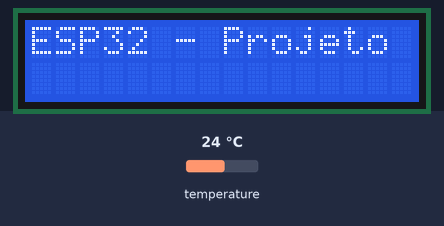
Recording of a sketch running on a simulated ESP32. Parts: 16×2 character LCD. Inputs (shaded band) come from the test bench; at power-on: temperature 24 °C. WiFi joins after 1.5 s; servers stay silent unless stated; no MQTT or app messages arrive unless stated; what the sketch prints to the serial monitor is not drawn.

Above: at 1.6 s.
At 5.0 s:
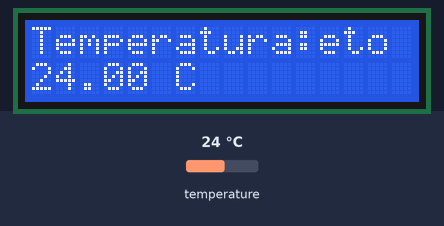
5.1 s: temperature set to 12 °C
At 6.5 s:
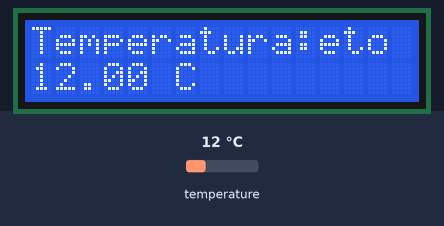
7.4 s: temperature set to 19 °C
At 8.2 s:
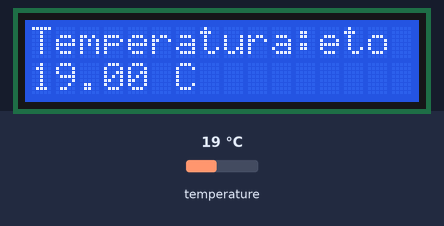
9.0 s: temperature set to 28 °C
At 9.9 s:
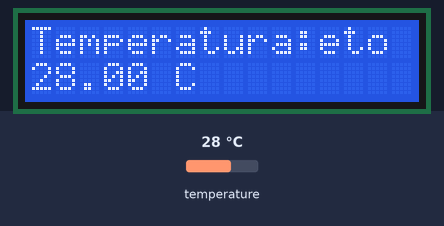
Timing chart, 0 to 12.0 s (numbered marks = the images above; inputs shaded):
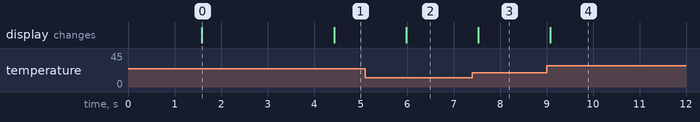

The sketch:

tempMonMQTT.ino
```cpp
#include <OneWire.h>
#include <DallasTemperature.h>
#include <Wire.h>
#include <LiquidCrystal_I2C.h>
#include <WiFi.h>
#include <PubSubClient.h>

// Definições de pinos
#define ONE_WIRE_BUS 4

// Configuração do OneWire e DS18B20
OneWire oneWire(ONE_WIRE_BUS);
DallasTemperature sensors(&oneWire);

// Configuração da Tela LCD I2C
LiquidCrystal_I2C lcd(0x27, 16, 2);

// Variável para armazenar a temperatura
float temperature = 0.0;

// Definições de Wi-Fi
const char* ssid = "julio"; // Substitua pelo nome da sua rede Wi-Fi
const char* password = "#Julio310705"; // Substitua pela senha da sua rede Wi-Fi

// Endereço do Broker MQTT
const char* mqtt_server = "mqtt.eclipseprojects.io";

// Tópico MQTT
const char* mqtt_topic = "topico/temperatura";

// Cliente Wi-Fi e MQTT
WiFiClient espClient;
PubSubClient client(espClient);

// Variáveis de tempo para controlar os intervalos de atualização
unsigned long previousMillisLCD = 0;
unsigned long previousMillisMQTT = 0;
const long intervalLCD = 1000;  // Intervalo de atualização do LCD (1 segundo)
const long intervalMQTT = 5000;  // Intervalo de publicação no MQTT (5 segundos)

void setup_wifi() {
  delay(10);
  Serial.println();
  Serial.print("Conectando-se a ");
  Serial.println(ssid);

  WiFi.begin(ssid, password);

  while (WiFi.status() != WL_CONNECTED) {
    delay(500);
    Serial.print(".");
  }

  Serial.println("");
  Serial.println("WiFi conectado");
  Serial.println("Endereço IP: ");
  Serial.println(WiFi.localIP());
}

void reconnect() {
  // Loop até conseguir se conectar ao broker MQTT
  while (!client.connected()) {
    Serial.print("Tentando conexão MQTT...");
    if (client.connect("ESP32Client")) {
      Serial.println("Conectado");
    } else {
      Serial.print("falhou, rc=");
      Serial.print(client.state());
      Serial.println(" tentando novamente em 5 segundos");
      delay(5000);
    }
  }
}

void setup() {
  Serial.begin(115200);
  setup_wifi();
  client.setServer(mqtt_server, 1883);

  // Inicializando a tela LCD
  lcd.init();
  lcd.backlight();
  lcd.print("ESP32 - Projeto");
  delay(2000); // Atraso para exibir a mensagem inicial

  // Inicializando o sensor DS18B20
  sensors.begin();
}

void loop() {
  unsigned long currentMillis = millis();

  if (!client.connected()) {
    reconnect();
  }
  client.loop();

  // Solicita a temperatura do sensor
  sensors.requestTemperatures();
  temperature = sensors.getTempCByIndex(0);

  // Verifica se o sensor está conectado
  if (temperature == DEVICE_DISCONNECTED_C) {
    Serial.println("Erro: Sensor de temperatura desconectado");
    lcd.clear();
    lcd.setCursor(0, 0);
    lcd.print("Erro: Sensor");
    lcd.setCursor(0, 1);
    lcd.print("desconectado");
    return;
  }

  // Atualiza a tela LCD
  if (currentMillis - previousMillisLCD >= intervalLCD) {
    previousMillisLCD = currentMillis;
    lcd.setCursor(0, 0);
    lcd.print("Temperatura:");
    lcd.setCursor(0, 1);
    lcd.print(temperature);
    lcd.print(" C");
  }

  // Publica a temperatura no broker MQTT
  if (currentMillis - previousMillisMQTT >= intervalMQTT) {
    previousMillisMQTT = currentMillis;

    // Formata a temperatura para JSON
    char msg[50];
    snprintf(msg, 50, "{\"temperature\": \"%f\"}", temperature);

    // Publica a mensagem no tópico MQTT
    client.publish(mqtt_topic, msg);

    Serial.print("Temperatura: ");
    Serial.print(temperature);
    Serial.println(" C");
  }
}
```

Measured:
- after the input at 5.1 s, the display: changes after 0.89 s (image 2)
- after the input at 7.4 s, the display: changes after 0.13 s (image 3)
- after the input at 9.0 s, the display: changes after 0.08 s (image 4)
- what the display in image 0 shows lasts 2.8 s, from 1.6 s to 4.4 s
